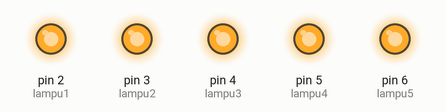
Recording of a sketch running on a simulated Arduino Uno, built with avr-gcc and run on an emulated ATmega328P. Shown: output pins drawn as LEDs (lit = HIGH).

Above: at 0.2 s.
At 1.7 s:
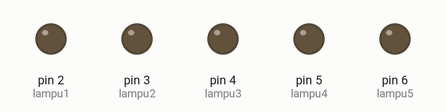
Timing chart, 0 to 3.0 s (numbered marks = the images above):
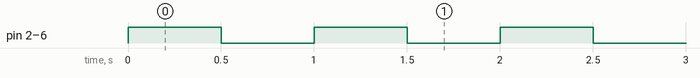

The sketch:

riri_latihan2_led_kedip.ino
```cpp
/*
 Led berkedip.
 sumar, Wednesday, December 17, 2014 01:49:53 PM
 */


int lampu1 = 2; //set output untuk led di pin 13
int lampu2 = 3;
int lampu3 = 4;
int lampu4 = 5;
int lampu5 = 6;

void setup() {
  pinMode(lampu1, OUTPUT);    //set pin 13 sbg output
  pinMode(lampu2, OUTPUT);
  pinMode(lampu3, OUTPUT);
  pinMode(lampu4, OUTPUT);
  pinMode(lampu5, OUTPUT);

}

void loop() {
  digitalWrite(lampu1, HIGH);
  digitalWrite(lampu2, HIGH);
  digitalWrite(lampu3, HIGH);
  digitalWrite(lampu4, HIGH);
  digitalWrite(lampu5, HIGH);
  delay(500);
  digitalWrite(lampu1, LOW);
  digitalWrite(lampu2, LOW);
  digitalWrite(lampu3, LOW);
  digitalWrite(lampu4, LOW);
  digitalWrite(lampu5, LOW);
  delay(500);


}
```

Measured:
- by itself, pin 2 (lampu1), pin 3 (lampu2), pin 4 (lampu3), pin 5 (lampu4), pin 6 (lampu5): alternates HIGH for 0.50 s and LOW for 0.50 s
